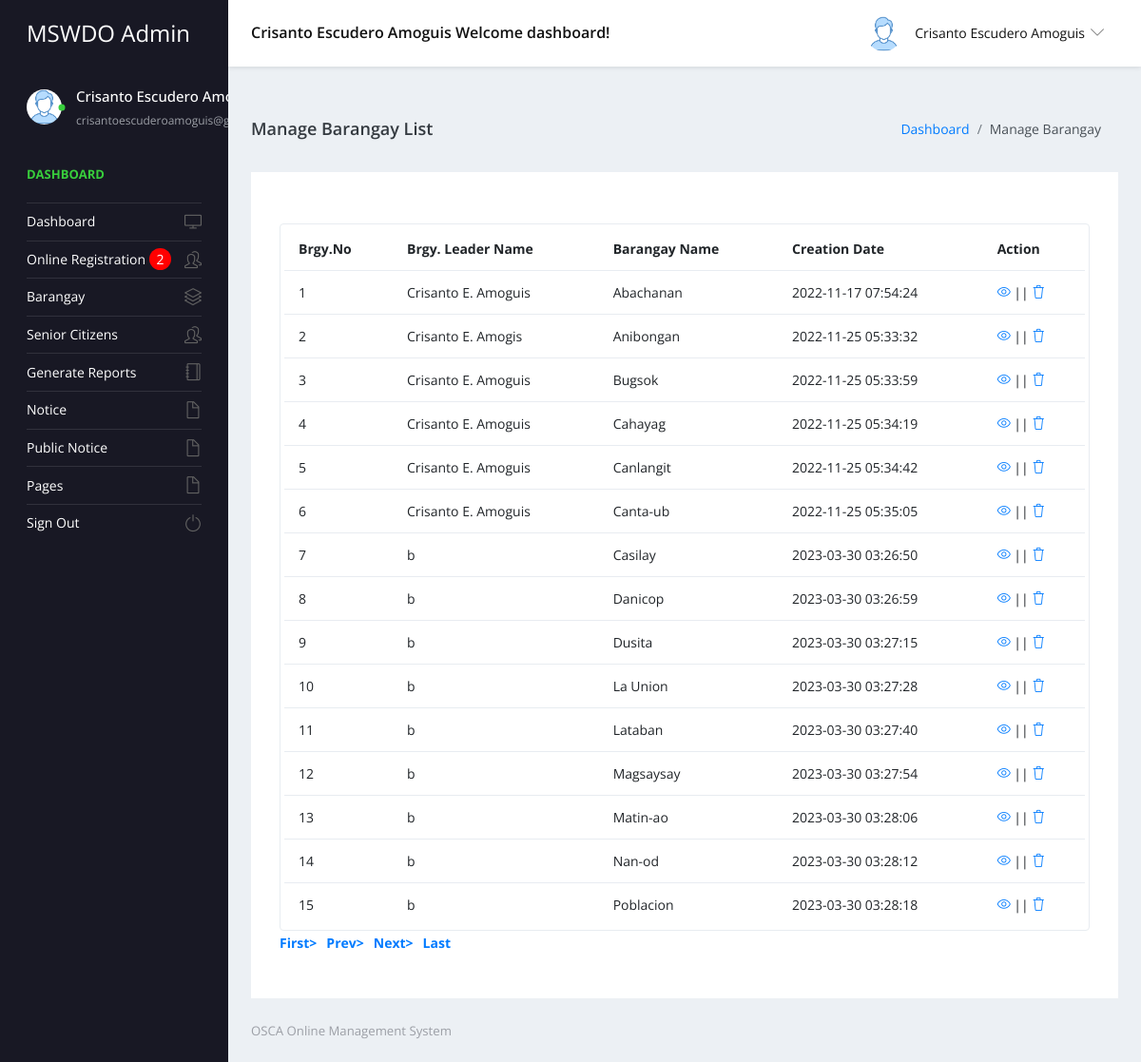
The page /admin/manage-class.php (signed in) on the database its author committed.
### tables this page shows
CREATE TABLE `tblclass` (
  `ID` int(5) NOT NULL,
  `ClassName` varchar(50) DEFAULT NULL,
  `Section` varchar(20) DEFAULT NULL,
  `CreationDate` timestamp NULL DEFAULT current_timestamp()
);

### admin/manage-class.php (the view, shortened to what this page needs)
<?php
include('includes/dbconnection.php');
if (strlen($_SESSION['sturecmsaid']==0)) {
  header('location:logout.php');
  } else{
?>
<!DOCTYPE html>
<html lang="en">
  <head>
    <link rel="stylesheet" href="vendors/simple-line-icons/css/simple-line-icons.css">
    <link rel="stylesheet" href="vendors/flag-icon-css/css/flag-icon.min.css">
    <link rel="stylesheet" href="vendors/css/vendor.bundle.base.css">
    <link rel="stylesheet" href="./vendors/daterangepicker/daterangepicker.css">
    <link rel="stylesheet" href="./vendors/chartist/chartist.min.css">
    <link rel="stylesheet" href="./css/style.css">
  </head>
  <body>
    <div class="container-scroller">
     <?php include_once('includes/header.php');?>
      <div class="container-fluid page-body-wrapper">
        <?php include_once('includes/sidebar.php');?>
        <div class="main-panel">
          <div class="content-wrapper">
             <div class="page-header">
              <h3 class="page-title"> Manage Barangay List </h3>
              <nav aria-label="breadcrumb">
                <ol class="breadcrumb">
                  <li class="breadcrumb-item"><a href="dashboard.php">Dashboard</a></li>
                  <li class="breadcrumb-item active" aria-current="page"> Manage Barangay</li>
                </ol>
              </nav>
            </div>
            <div class="row">
              <div class="col-md-12 grid-margin stretch-card">
                <div class="card">
                  <div class="card-body">
                    <div class="table-responsive border rounded p-1">
                      <table class="table">
                        <thead>
                          <tr>
                            <th class="font-weight-bold">Brgy.No</th>
                            <th class="font-weight-bold">Brgy. Leader Name</th>
                            <th class="font-weight-bold">Barangay Name</th>
                            <th class="font-weight-bold">Creation Date</th>
                            <th class="font-weight-bold">Action</th>
                          </tr>
                        </thead>
                        <tbody>
                           <?php
                           if (isset($_GET['pageno'])) {
            $pageno = $_GET['pageno'];
        } else {
            $pageno = 1;
        }
        $no_of_records_per_page =15;
        $offset = ($pageno-1) * $no_of_records_per_page;
       $ret = "SELECT ID FROM tblclass";
$query1 = $dbh -> prepare($ret);
$query1->execute();
$total_rows=$query1->rowCount();
$total_pages = ceil($total_rows / $no_of_records_per_page);
$sql="SELECT * from tblclass LIMIT $offset, $no_of_records_per_page";
$query = $dbh -> prepare($sql);
$query->execute();
$results=$query->fetchAll(PDO::FETCH_OBJ);
$cnt=1;
if($query->rowCount() > 0)
{
foreach($results as $row)
{               ?>
                          <tr>
                            <td><?php echo htmlentities($cnt);?></td>
                            <td><?php  echo htmlentities($row->ClassName);?></td>
                            <td><?php  echo htmlentities($row->Section);?></td>
                            <td><?php  echo htmlentities($row->CreationDate);?></td>
                            <td>
                              <div><a href="edit-class-detail.php?editid=<?php echo htmlentities ($row->ID);?>"><i class="icon-eye"></i></a>
                                                || <a href="manage-class.php?delid=<?php echo ($row->ID);?>" onclick="return confirm('Do you really want to Delete ?');"> <i class="icon-trash"></i></a>
                                              </div>
                            </td>
                          </tr><?php $cnt=$cnt+1;}} ?>
                        </tbody>
                      </table>
                    </div>
                    <div align="left">
    <ul class="pagination" >
        <li><a href="?pageno=1"><strong>First></strong></a></li>
        <li class="<?php if($pageno <= 1){ echo 'disabled'; } ?>">
            <a href="<?php if($pageno <= 1){ echo '#'; } else { echo "?pageno=".($pageno - 1); } ?>"><strong style="padding-left: 10px">Prev></strong></a>
        </li>
        <li class="<?php if($pageno >= $total_pages){ echo 'disabled'; } ?>">
            <a href="<?php if($pageno >= $total_pages){ echo '#'; } else { echo "?pageno=".($pageno + 1); } ?>"><strong style="padding-left: 10px">Next></strong></a>
        </li>
        <li><a href="?pageno=<?php echo $total_pages; ?>"><strong style="padding-left: 10px">Last</strong></a></li>
    </ul>
</div>
                  </div>
                </div>
              </div>
            </div>
          </div>
         <?php include_once('includes/footer.php');?>
        </div>
      </div>
    </div>
  </body>
</html><?php }  ?>

### admin/includes/header.php (shortened to what this page needs)
 <nav class="navbar default-layout-navbar col-lg-12 col-12 p-0 fixed-top d-flex flex-row">
        <div class="navbar-brand-wrapper d-flex align-items-center">
          <a class="navbar-brand brand-logo" href="dashboard.php">
            <strong style="color: white;">MSWDO Admin</strong>
          </a>
        </div><?php
         $aid= $_SESSION['sturecmsaid'];
$sql="SELECT * from tbladmin where ID=:aid";
$query = $dbh -> prepare($sql);
$query->bindParam(':aid',$aid,PDO::PARAM_STR);
$query->execute();
$results=$query->fetchAll(PDO::FETCH_OBJ);
$cnt=1;
if($query->rowCount() > 0)
{
foreach($results as $row)
{               ?>
        <div class="navbar-menu-wrapper d-flex align-items-center flex-grow-1">
          <h5 class="mb-0 font-weight-medium d-none d-lg-flex"><?php  echo htmlentities($row->AdminName);?> Welcome dashboard!</h5>
          <ul class="navbar-nav navbar-nav-right ml-auto">
            <li class="nav-item dropdown d-none d-xl-inline-flex user-dropdown">
              <a class="nav-link dropdown-toggle" id="UserDropdown" href="#" data-toggle="dropdown" aria-expanded="false">
                <img class="img-xs rounded-circle ml-2" src="images/faces/face8.jpg" alt="Profile image"> <span class="font-weight-normal"> <?php  echo htmlentities($row->AdminName);?> </span></a>
                <?php $cnt=$cnt+1;}} ?>
            </li>
          </ul>
        </div>
      </nav>

### admin/includes/sidebar.php (shortened to what this page needs)
<nav class="sidebar sidebar-offcanvas" id="sidebar">
          <ul class="nav">
            <li class="nav-item nav-profile">
              <a href="#" class="nav-link">
                <div class="profile-image">
                  <img class="img-xs rounded-circle" src="images/faces/face8.jpg" alt="profile image">
                  <div class="dot-indicator bg-success"></div>
                </div>
                <div class="text-wrapper">
                  <?php
         $aid= $_SESSION['sturecmsaid'];
$sql="SELECT * from tbladmin where ID=:aid";
$query = $dbh -> prepare($sql);
$query->bindParam(':aid',$aid,PDO::PARAM_STR);
$query->execute();
$results=$query->fetchAll(PDO::FETCH_OBJ);
$cnt=1;
if($query->rowCount() > 0)
{
foreach($results as $row)
{               ?>
                  <p class="profile-name"><?php  echo htmlentities($row->AdminName);?></p>
                  <p class="designation"><?php  echo htmlentities($row->Email);?></p><?php $cnt=$cnt+1;}} ?>
                </div>
              </a>
            </li>
            <li class="nav-item nav-category">
              <span class="nav-link">Dashboard</span>
            </li>
            <li class="nav-item">
              <a class="nav-link" href="dashboard.php">
                <span class="menu-title">Dashboard</span>
                <i class="icon-screen-desktop menu-icon"></i>
              </a>
            </li>
            <li class="nav-item">
              <a class="nav-link" data-toggle="collapse" href="#ui-basic5" aria-expanded="false" aria-controls="ui-basic">
              <?php
$sql1 ="SELECT * from tblonline_registration WHERE Status = 'Pending'";
$query1 = $dbh -> prepare($sql1);
$query1->execute();
$totalpending=$query1->rowCount();
?>
              <span class="menu-title">Online Registration</span>
                <i class="icon-people menu-icon"></i>
                <span class="notif_badge"><?php echo htmlentities($totalpending);?></span>
              </a>
            </li>
            <li class="nav-item">
              <a class="nav-link" data-toggle="collapse" href="#ui-basic" aria-expanded="false" aria-controls="ui-basic">
                <span class="menu-title">Barangay</span>
                <i class="icon-layers menu-icon"></i>
              </a>
            </li>
            <li class="nav-item">
              <a class="nav-link" data-toggle="collapse" href="#ui-basic1" aria-expanded="false" aria-controls="ui-basic3">
                <span class="menu-title">Senior Citizens</span>
                <i class="icon-people menu-icon"></i>
              </a>
            </li>
            <li class="nav-item">
              <a class="nav-link" href="generate-report.php">
                <span class="menu-title">Generate Reports</span>
                <i class="icon-notebook menu-icon"></i>
              </a>
            </li>
            <li class="nav-item">
              <a class="nav-link" data-toggle="collapse" href="#auth" aria-expanded="false" aria-controls="auth">
                <span class="menu-title">Notice</span>
                <i class="icon-doc menu-icon"></i>
              </a>
            </li>
            <li class="nav-item">
              <a class="nav-link" data-toggle="collapse" href="#auth1" aria-expanded="false" aria-controls="auth">
                <span class="menu-title">Public Notice</span>
                <i class="icon-doc menu-icon"></i>
              </a>
              <li class="nav-item">
              <a class="nav-link" data-toggle="collapse" href="#auth2" aria-expanded="false" aria-controls="auth">
                <span class="menu-title">Pages</span>
                <i class="icon-doc menu-icon"></i>
              </a>
            </li>
            <li class="nav-item">
              <a class="nav-link" href="logout.php">
                <span class="menu-title">Sign Out</span>
                <i class="icon-power menu-icon"></i>
              </a>
            </li>
            </li>
          </ul>
        </nav>

### admin/includes/sidebar.php (style rules this page uses)
.notif_badge { position:absolute; left: 157px; width: 23px; height: 23px; background: red; color: #ffffff; display: flex; justify-content: center; align-items: center; border-radius: 50%; }

### rows shown on the page
tblclass: ClassName "Crisanto E. Amoguis", Section "Abachanan", CreationDate "2022-11-17 07:54:24"
tblclass: ClassName "Crisanto E. Amogis", Section "Anibongan", CreationDate "2022-11-25 05:33:32"
tblclass: ClassName "Crisanto E. Amoguis", Section "Bugsok", CreationDate "2022-11-25 05:33:59"
tblclass: ClassName "Crisanto E. Amoguis", Section "Cahayag", CreationDate "2022-11-25 05:34:19"
tblclass: ClassName "Crisanto E. Amoguis", Section "Canlangit", CreationDate "2022-11-25 05:34:42"
tblclass: ClassName "Crisanto E. Amoguis", Section "Canta-ub", CreationDate "2022-11-25 05:35:05"
tblclass: ClassName "b", Section "Casilay", CreationDate "2023-03-30 03:26:50"
tblclass: ClassName "b", Section "Danicop", CreationDate "2023-03-30 03:26:59"
tblclass: ClassName "b", Section "Dusita", CreationDate "2023-03-30 03:27:15"
tblclass: ClassName "b", Section "La Union", CreationDate "2023-03-30 03:27:28"
tblclass: ClassName "b", Section "Lataban", CreationDate "2023-03-30 03:27:40"
tblclass: ClassName "b", Section "Magsaysay", CreationDate "2023-03-30 03:27:54"
tblclass: ClassName "b", Section "Matin-ao", CreationDate "2023-03-30 03:28:06"
tblclass: ClassName "b", Section "Nan-od", CreationDate "2023-03-30 03:28:12"
tblclass: ClassName "b", Section "Poblacion", CreationDate "2023-03-30 03:28:18"

### other values the page prints
$row->AdminName "Crisanto Escudero Amoguis"
$row->AdminName "Crisanto Escudero…"
$totalpending "2"
